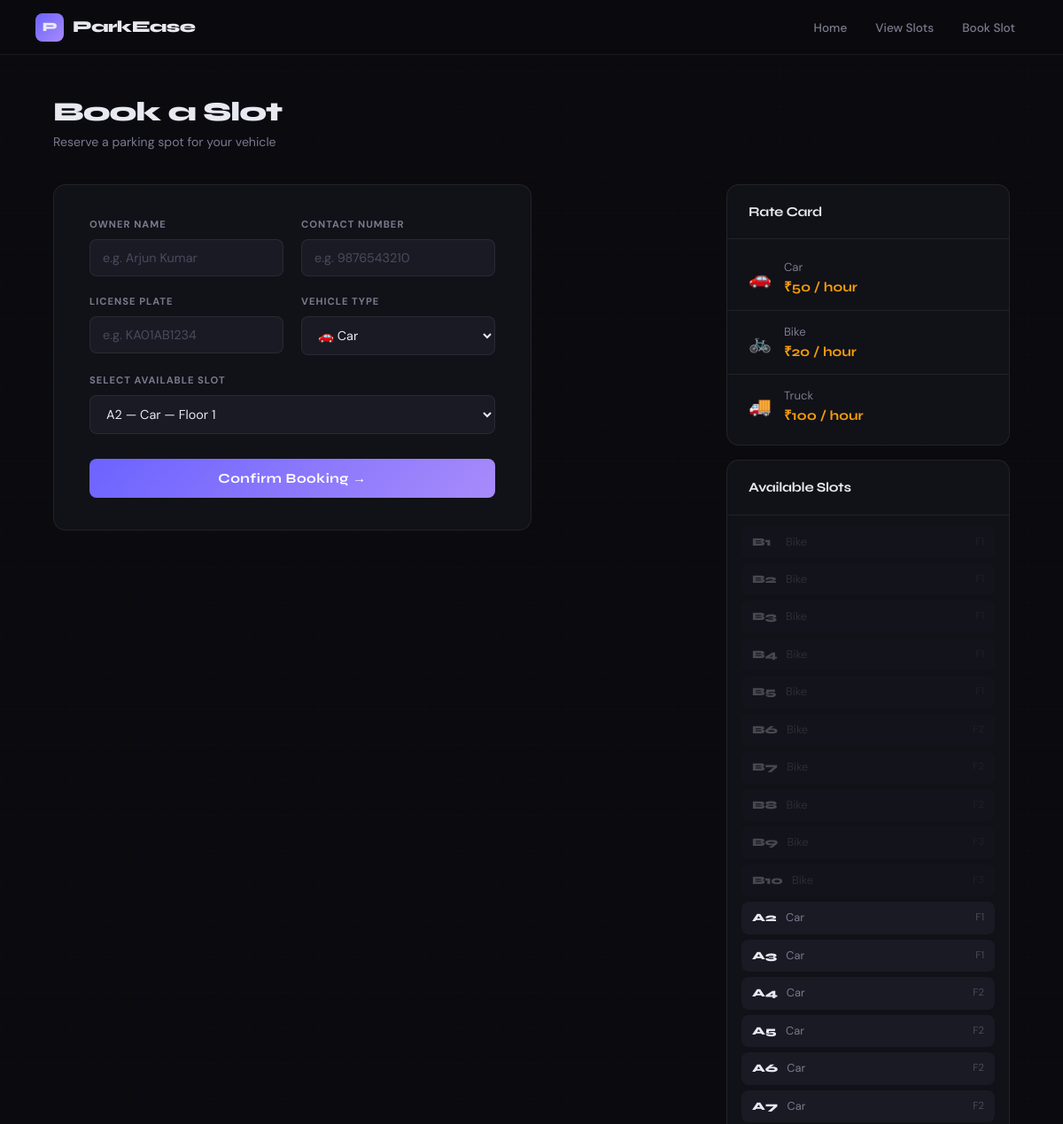
/book (upper part), run on an earlier commit of the app's database.
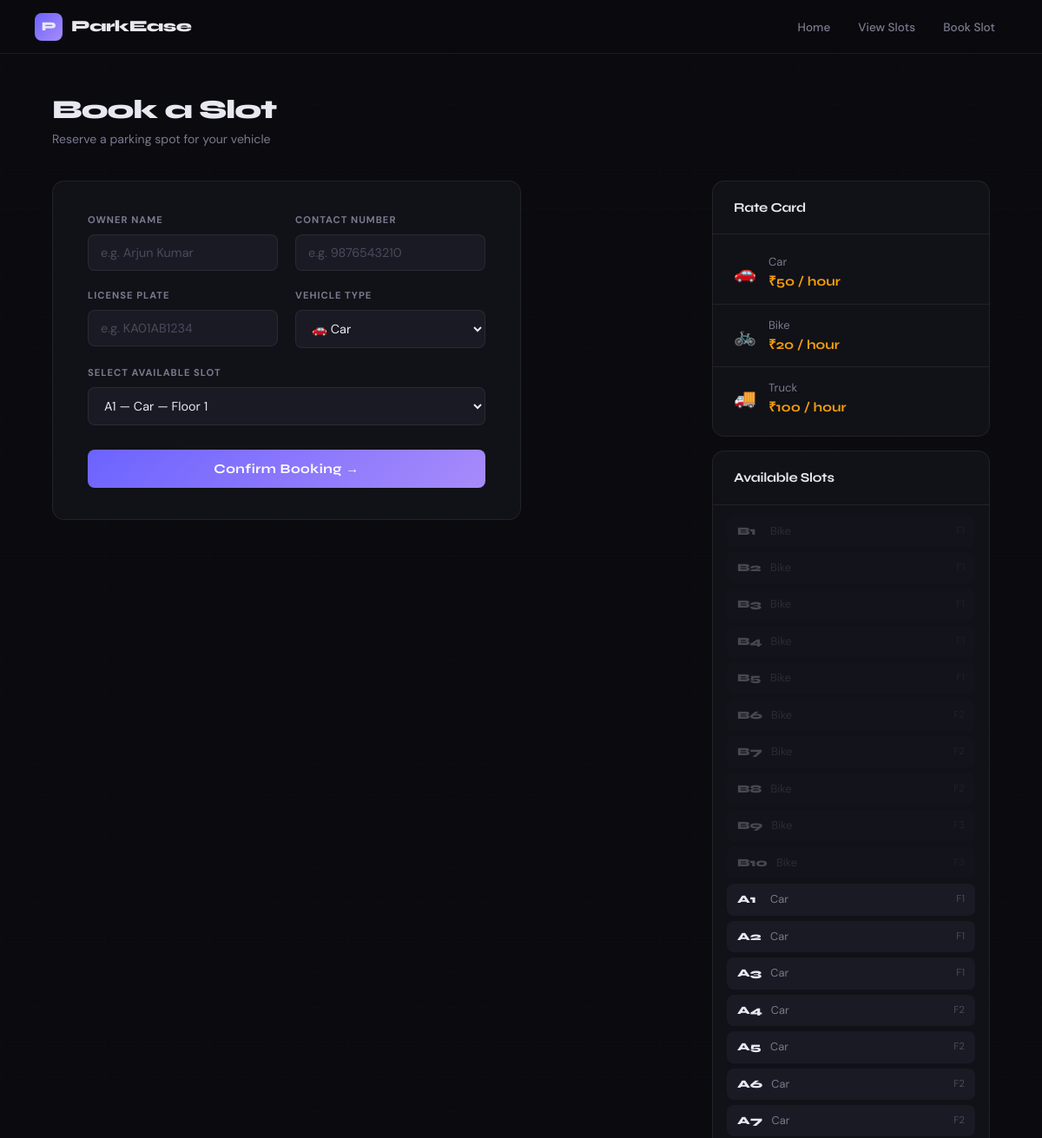
And on a later commit of the database.
### tables this page shows
CREATE TABLE parking_slots (
    slot_id      INTEGER PRIMARY KEY AUTOINCREMENT,
    slot_number  TEXT UNIQUE NOT NULL,
    slot_type    TEXT NOT NULL CHECK(slot_type IN ('car','bike','truck')),
    floor        INTEGER DEFAULT 1,
    is_available INTEGER DEFAULT 1
);

### app.py (the view, shortened to what this page needs)
@app.route('/book', methods=['GET', 'POST'])
def book():
    try:
        db = get_db()
        avail_slots = db.execute(
            "SELECT * FROM available_slots_view ORDER BY slot_type, SUBSTR(slot_number,1,1), CAST(SUBSTR(slot_number,2) AS INTEGER)"
        ).fetchall()
        db.close()
        return render_template('book.html', slots=avail_slots)
    except Exception as e:
        return f"<h2>Booking Error</h2><pre>{e}</pre>", 500

### app.py (called while the page is built)
def get_db():
    if not os.path.exists(DB):
        raise RuntimeError(f"parking.db not found — run: python init_db.py")
    conn = sqlite3.connect(DB)
    conn.row_factory = sqlite3.Row
    conn.execute("PRAGMA foreign_keys = ON")
    return conn

### templates/book.html (shortened to what this page needs)
<!DOCTYPE html>
<html lang="en">
<head>
  <link rel="stylesheet" href="{{ url_for('static', filename='style.css') }}?v=3">
</head>
<body>
  <nav>
    <span class="logo"><span class="logo-icon">P</span> ParkEase</span>
    <div id="nav-menu">
      <a href="/">Home</a>
      <a href="/slots">View Slots</a>
      <a href="/book">Book Slot</a>
    </div>
  </nav>
  <main>
    <div class="page-header">
      <h1>Book a Slot</h1>
      <p>Reserve a parking spot for your vehicle</p>
    </div>
    <div class="book-layout">
      {% if slots is not none %}
        {% if slots|length > 0 %}
        <div class="form-card">
          <form method="POST" action="/book">
            <div class="form-grid">
              <div class="form-group">
                <label>Owner Name</label>
                <input type="text" name="owner_name" placeholder="e.g. Arjun Kumar" required>
              </div>
              <div class="form-group">
                <label>Contact Number</label>
                <input type="text" name="contact" placeholder="e.g. 9876543210">
              </div>
              <div class="form-group">
                <label>License Plate</label>
                <input type="text" name="license_plate" placeholder="e.g. KA01AB1234" required>
              </div>
              <div class="form-group">
                <label>Vehicle Type</label>
                <select name="vehicle_type" id="vehicle_type" onchange="filterSlots()">
                  <option value="car">&#128663; Car</option>
                </select>
              </div>
              <div class="form-group full">
                <label>Select Available Slot</label>
                <select name="slot_id" id="slot_select">
                  {% for slot in slots %}
                  <option value="{{ slot.slot_id }}" data-type="{{ slot.slot_type }}">
                    {{ slot.slot_number }} &mdash; {{ slot.slot_type | capitalize }} &mdash; Floor {{ slot.floor }}
                  </option>
                  {% endfor %}
                </select>
              </div>
            </div>
            <button type="submit" class="submit-btn">Confirm Booking &rarr;</button>
          </form>
        </div>
        <div class="book-side">
          <div class="section-card">
            <div class="section-card-header"><h2>Rate Card</h2></div>
            <div class="rate-list">
              <div class="rate-item">
                <span class="rate-icon">&#128663;</span>
                <div><div class="rate-type">Car</div><div class="rate-val">&#8377;50 / hour</div></div>
              </div>
              <div class="rate-item">
                <span class="rate-icon">&#128690;</span>
                <div><div class="rate-type">Bike</div><div class="rate-val">&#8377;20 / hour</div></div>
              </div>
              <div class="rate-item">
                <span class="rate-icon">&#128666;</span>
                <div><div class="rate-type">Truck</div><div class="rate-val">&#8377;100 / hour</div></div>
              </div>
            </div>
          </div>
          <div class="section-card" style="margin-top:16px;">
            <div class="section-card-header"><h2>Available Slots</h2></div>
            <div class="mini-slot-list">
              {% for slot in slots %}
              <div class="mini-slot" data-type="{{ slot.slot_type }}">
                <span class="mini-slot-num">{{ slot.slot_number }}</span>
                <span class="mini-slot-type">{{ slot.slot_type }}</span>
                <span class="mini-slot-floor">F{{ slot.floor }}</span>
              </div>
              {% endfor %}
            </div>
          </div>
        </div>
        {% else %}
        <div class="empty-state">
          <div class="ei">&#128663;</div>
          <p>No available slots at the moment.<br>Please check back later.</p>
        </div>
        {% endif %}
      {% endif %}
    </div>
  </main>
</body>
</html>

What changed in the data, as far as the page shows it:
now on this page (row edited): parking_slots: slot_number "A1", slot_type "Car", floor "1"
Also different on the page:
form field slot_id: "A2 — Car — Floor 1" → "A1 — Car — Floor 1"
